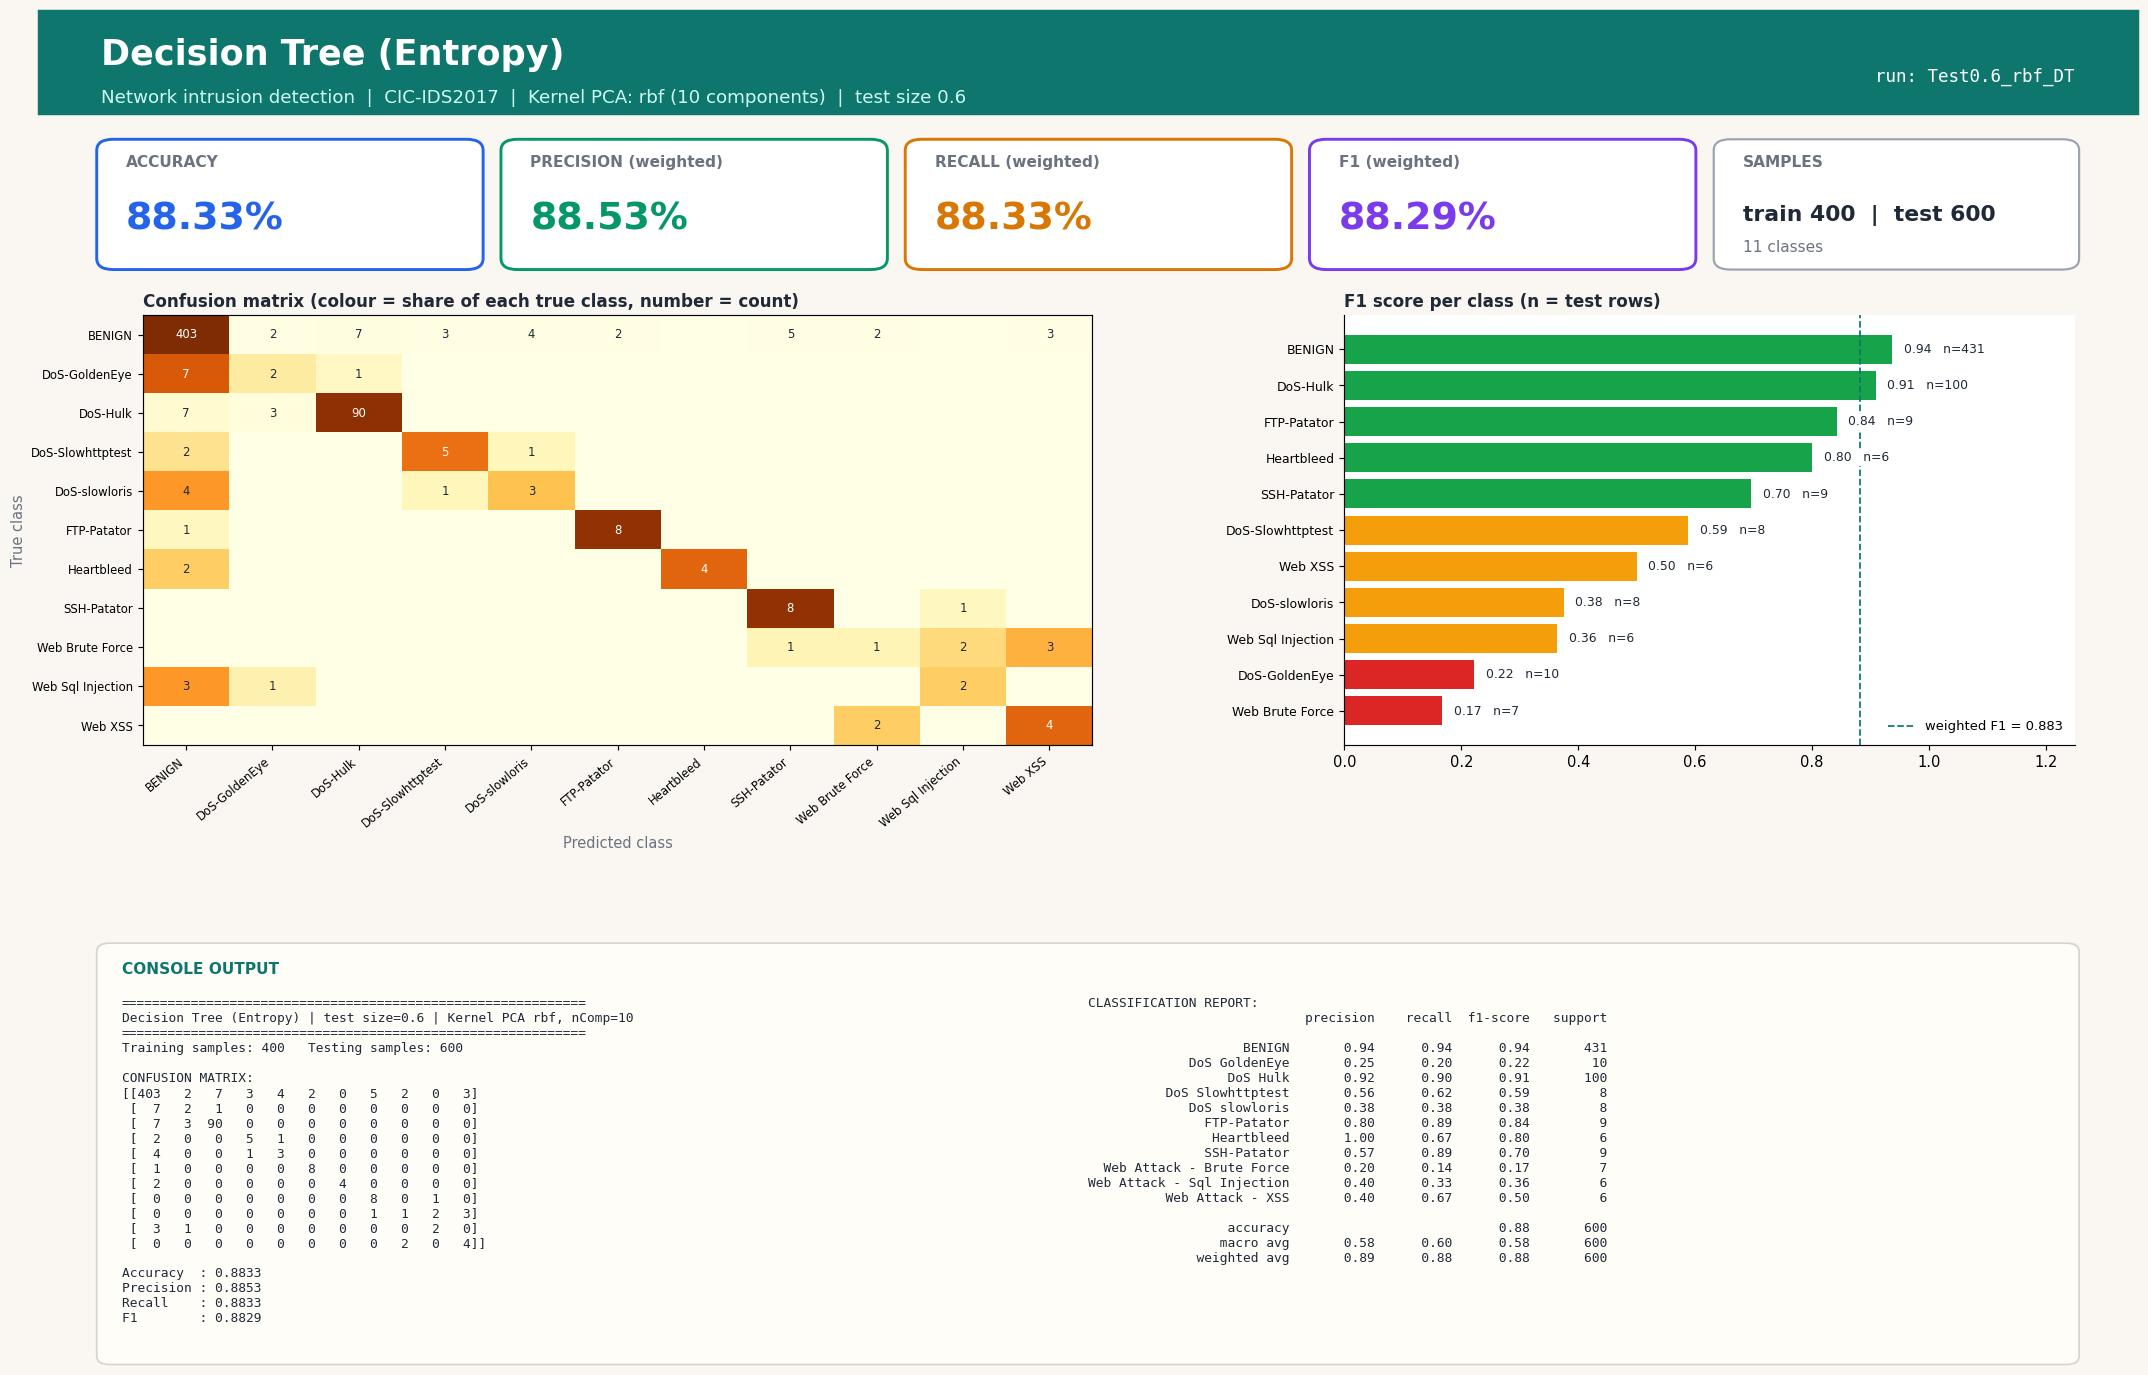

Recreate this plot in Python.
#!/usr/bin/env python3
"""Decision Tree (Entropy) | Test size 0.6 | Kernel PCA kernel=rbf, n_components=10
CIC-IDS2017 (Tue+Wed+Thu-morning) 1000-row stratified sample.
Run in any IDE (Spyder / VS Code / PyCharm / Jupyter): open the file and press Run, no arguments needed.
Saves next to this file: 'Test0.6_rbf_DT.jpg' - one image with the console output (confusion matrix, metrics, classification report) plus charts."""
import json, os
import numpy as np
import matplotlib.pyplot as plt
from sklearn.decomposition import KernelPCA
from sklearn.tree import DecisionTreeClassifier
from sklearn.metrics import (accuracy_score, classification_report, confusion_matrix,
                             f1_score, precision_score, recall_score)
from sklearn.model_selection import train_test_split
from sklearn.preprocessing import StandardScaler

TEST_SIZE, KERNEL, N_COMP, ALG, ALG_NAME = 0.6, "rbf", 10, "DT", "Decision Tree (Entropy)"
try:
    HERE = os.path.dirname(os.path.abspath(__file__))
except NameError:                      # Jupyter / interactive console
    HERE = os.getcwd()
def _find_root():                      # folder that contains data/sample.npz (works from any working directory)
    for p in (HERE, os.path.join(HERE, ".."), os.path.join(HERE, "..", ".."), os.getcwd()):
        if os.path.exists(os.path.join(p, "data", "sample.npz")):
            return os.path.abspath(p)
    raise FileNotFoundError("data/sample.npz not found - run prepare_data.py or keep the repo folder structure")
ROOT = _find_root()
tag = f"Test{TEST_SIZE}_{KERNEL}_{ALG}"

# 1. LOAD cached, cleaned sample (see prepare_data.py)
d = np.load(os.path.join(ROOT, "data", "sample.npz"), allow_pickle=True)
X, y, class_names = d["X"], d["y"], [str(c).replace("�", "-") for c in d["classes"]]

# 2. SPLIT
X_train, X_test, y_train, y_test = train_test_split(
    X, y, test_size=TEST_SIZE, random_state=42, stratify=y)

# 3. SCALE (fit on train only)
scaler = StandardScaler()
X_train = scaler.fit_transform(X_train); X_test = scaler.transform(X_test)

# 4. DIMENSIONALITY REDUCTION: Kernel PCA (fit on train only; gamma = sklearn default 1/n_features)
kpca = KernelPCA(n_components=N_COMP, kernel=KERNEL, random_state=0)
X_train = kpca.fit_transform(X_train); X_test = kpca.transform(X_test)

# 5. CLASSIFIER
classifier = DecisionTreeClassifier(criterion="entropy", random_state=0)
classifier.fit(X_train, y_train)
y_pred = classifier.predict(X_test)

# 6. METRICS
labels = np.arange(len(class_names))
cm = confusion_matrix(y_test, y_pred, labels=labels)
res = dict(test_size=TEST_SIZE, kernel=KERNEL, n_components=N_COMP, algorithm=ALG, model=ALG_NAME,
           n_train=int(len(y_train)), n_test=int(len(y_test)),
           accuracy=accuracy_score(y_test, y_pred),
           precision=precision_score(y_test, y_pred, average="weighted", zero_division=0),
           recall=recall_score(y_test, y_pred, average="weighted", zero_division=0),
           f1=f1_score(y_test, y_pred, average="weighted", zero_division=0))
report = classification_report(y_test, y_pred, labels=labels, target_names=class_names, zero_division=0)
lines = ["=" * 60, f"{ALG_NAME} | test size={TEST_SIZE} | Kernel PCA {KERNEL}, nComp={N_COMP}", "=" * 60,
         f"Training samples: {len(y_train)}   Testing samples: {len(y_test)}", "", "CONFUSION MATRIX:", np.array2string(cm), ""]
for k in ("accuracy", "precision", "recall", "f1"): lines.append(f"{k.capitalize():10s}: {res[k]:.4f}")
lines += ["", "CLASSIFICATION REPORT:", report]
console_output = "\n".join(lines); print(console_output)

# 7. VISUAL OUTPUT: ONE report-style image (banner, KPI cards, charts, console output) - real results only
from matplotlib.patches import FancyBboxPatch, Rectangle
short = [c.replace("Web Attack - ", "Web ").replace("DoS ", "DoS-") for c in class_names]
rep = classification_report(y_test, y_pred, labels=labels, target_names=class_names, zero_division=0, output_dict=True)
cmn = cm / np.maximum(cm.sum(axis=1, keepdims=True), 1)          # row-normalised = per-class recall
INK, MUTED, BG, ACC = "#1f2937", "#6b7280", "#faf7f2", "#0f766e"
fig = plt.figure(figsize=(20, 13.2), dpi=105, facecolor=BG)
fig.add_artist(Rectangle((0, 0.925), 1, 0.075, transform=fig.transFigure, color=ACC, zorder=0))
fig.text(0.03, 0.968, f"{ALG_NAME}", fontsize=24, fontweight="bold", color="white", va="center")
fig.text(0.03, 0.937, f"Network intrusion detection  |  CIC-IDS2017  |  Kernel PCA: {KERNEL} ({N_COMP} components)  |  test size {TEST_SIZE}",
         fontsize=12.5, color="#ccfbf1", va="center")
fig.text(0.97, 0.952, f"run: {tag}", fontsize=12, color="white", ha="right", va="center", family="monospace")

# KPI cards
cards = [("ACCURACY", res["accuracy"], "#2563eb"), ("PRECISION (weighted)", res["precision"], "#059669"),
         ("RECALL (weighted)", res["recall"], "#d97706"), ("F1 (weighted)", res["f1"], "#7c3aed")]
for i, (lab, v, col) in enumerate(cards):
    x0 = 0.03 + i * 0.1925
    fig.add_artist(FancyBboxPatch((x0, 0.815), 0.18, 0.09, boxstyle="round,pad=0.002,rounding_size=0.008", transform=fig.transFigure,
                                  facecolor="white", edgecolor=col, linewidth=2))
    fig.text(x0 + 0.012, 0.887, lab, fontsize=10.5, color=MUTED, fontweight="bold")
    fig.text(x0 + 0.012, 0.842, f"{v * 100:.2f}%", fontsize=26, color=col, fontweight="bold")
fig.add_artist(FancyBboxPatch((0.80, 0.815), 0.17, 0.09, boxstyle="round,pad=0.002,rounding_size=0.008", transform=fig.transFigure,
                              facecolor="white", edgecolor="#9ca3af", linewidth=1.5))
fig.text(0.812, 0.887, "SAMPLES", fontsize=10.5, color=MUTED, fontweight="bold")
fig.text(0.812, 0.848, f"train {res['n_train']}  |  test {res['n_test']}", fontsize=15, color=INK, fontweight="bold")
fig.text(0.812, 0.826, f"{len(class_names)} classes", fontsize=10.5, color=MUTED)

gs = fig.add_gridspec(1, 2, left=0.05, right=0.97, top=0.78, bottom=0.47, wspace=0.30, width_ratios=[1.3, 1])
ax1 = fig.add_subplot(gs[0, 0]); ax2 = fig.add_subplot(gs[0, 1])
for ax in (ax1, ax2): ax.set_facecolor("white")
im = ax1.imshow(cmn, cmap="YlOrBr", vmin=0, vmax=1, aspect="auto")
ax1.set_xticks(labels); ax1.set_yticks(labels); ax1.set_xticklabels(short, rotation=40, ha="right", fontsize=8); ax1.set_yticklabels(short, fontsize=8)
ax1.set_title("Confusion matrix (colour = share of each true class, number = count)", loc="left", fontsize=11.5, color=INK, fontweight="bold")
ax1.set_xlabel("Predicted class", color=MUTED); ax1.set_ylabel("True class", color=MUTED)
for a_ in labels:
    for b_ in labels:
        if cm[a_, b_]: ax1.text(b_, a_, cm[a_, b_], ha="center", va="center", fontsize=8, color="white" if cmn[a_, b_] > 0.6 else INK)
f1s = [rep[c]["f1-score"] for c in class_names]; sup = [int(rep[c]["support"]) for c in class_names]
order = np.argsort(f1s)
cols = ["#dc2626" if f1s[i] < 0.34 else "#f59e0b" if f1s[i] < 0.67 else "#16a34a" for i in order]
ax2.barh(range(len(order)), [f1s[i] for i in order], color=cols)
ax2.set_yticks(range(len(order))); ax2.set_yticklabels([short[i] for i in order], fontsize=8.5); ax2.set_xlim(0, 1.25)
ax2.set_title("F1 score per class (n = test rows)", loc="left", fontsize=11.5, color=INK, fontweight="bold")
for k, i in enumerate(order): ax2.text(f1s[i] + 0.02, k, f"{f1s[i]:.2f}   n={sup[i]}", va="center", fontsize=8.5, color=INK, zorder=5, bbox=dict(facecolor="white", edgecolor="none", pad=1))
for sp in ("top", "right"): ax2.spines[sp].set_visible(False)
ax2.axvline(res["f1"], color=ACC, ls="--", lw=1.2, label=f"weighted F1 = {res['f1']:.3f}"); ax2.legend(loc="lower right", fontsize=9, frameon=False)

# console output panel (same text that is printed to the console)
fig.add_artist(FancyBboxPatch((0.03, 0.025), 0.94, 0.30, boxstyle="round,pad=0.002,rounding_size=0.006", transform=fig.transFigure,
                              facecolor="#fffdf8", edgecolor="#d6d3d1", linewidth=1.2))
fig.text(0.04, 0.305, "CONSOLE OUTPUT", fontsize=10.5, color=ACC, fontweight="bold")
split_at = lines.index("CLASSIFICATION REPORT:")
fig.text(0.04, 0.288, "\n".join(lines[:split_at]), family="monospace", fontsize=8.8, color=INK, va="top")
fig.text(0.50, 0.288, "\n".join(lines[split_at:]), family="monospace", fontsize=8.8, color=INK, va="top")
plt.savefig(os.path.join(HERE, tag + ".jpg"), format="jpg", bbox_inches="tight", facecolor=BG)
if os.environ.get("ACN_NO_SHOW") != "1": plt.show()   # IDEs display the image; run_all.py disables this
plt.close()

os.makedirs(os.path.join(ROOT, "results", "json"), exist_ok=True)
with open(os.path.join(ROOT, "results", "json", tag + ".json"), "w") as f: json.dump(res, f)
